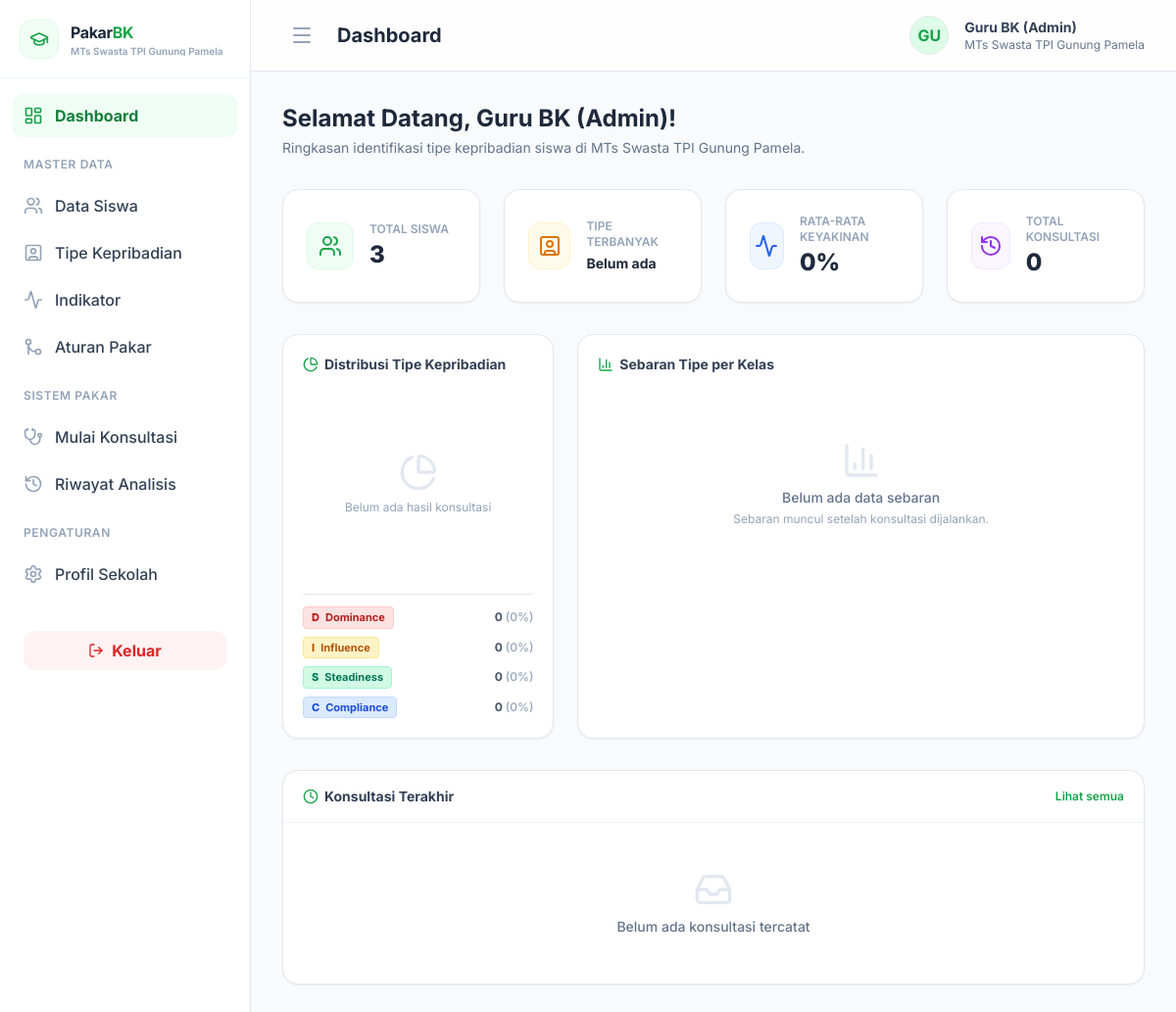
Screenshot of /index.php?page=dashboard (signed in) with the database file from the repository.
### tables this page shows
CREATE TABLE `kepribadian` (
  `id_kepribadian` int NOT NULL AUTO_INCREMENT,
  `kode`           varchar(5)  NOT NULL,
  `kode_rule`      varchar(5)  NOT NULL,
  `tipe`           enum('D','I','S','C') NOT NULL,
  `nama`           varchar(50) NOT NULL,
  `deskripsi`      text,
  `rekomendasi`    text,
  `id_admin`       int      NULL,
  `created_at`     datetime NOT NULL DEFAULT CURRENT_TIMESTAMP,
  `updated_at`     datetime NOT NULL DEFAULT CURRENT_TIMESTAMP ON UPDATE CURRENT_TIMESTAMP,
  PRIMARY KEY (`id_kepribadian`),
  UNIQUE KEY `kode` (`kode`),
  UNIQUE KEY `kode_rule` (`kode_rule`),
  UNIQUE KEY `tipe` (`tipe`),
  KEY `id_admin` (`id_admin`),
  CONSTRAINT `kepribadian_ibfk_admin` FOREIGN KEY (`id_admin`) REFERENCES `admin` (`id_admin`) ON DELETE SET NULL
);

### config/koneksi.php (called while the page is built, shortened)
<?php
spl_autoload_register(function ($class_name) {
    $file = __DIR__ . '/../models/' . $class_name . '.php';
});

### models/Konsultasi.php (called while the page is built, shortened)
<?php
class Konsultasi
{
    private $db;
    public function __construct($db)
    {
        $this->db = $db;
    }
    public function getStats()
    {
        $stats = [];
        $stats['siswa']       = $this->db->query("SELECT COUNT(*) as total FROM siswa")->fetch()['total'];
        $stats['kepribadian'] = $this->db->query("SELECT COUNT(*) as total FROM kepribadian")->fetch()['total'];
        $stats['gejala']      = $this->db->query("SELECT COUNT(*) as total FROM gejala")->fetch()['total'];
        $stats['konsultasi']  = $this->db->query("SELECT COUNT(*) as total FROM riwayat_konsultasi")->fetch()['total'];
        return $stats;
    }
}

### pages/dashboard.php (the view, shortened to what this page needs)
<?php
$konsultasiModel  = new Konsultasi($db);
$stats = $konsultasiModel->getStats();
$jml_siswa       = $stats['siswa'];
$jml_konsultasi  = $stats['konsultasi'];
$stmtAvg = $db->query("SELECT AVG(nilai_persentase) as rata_rata FROM hasil_konsultasi");
$rata_rata_keyakinan = round($stmtAvg->fetch()['rata_rata'] ?? 0, 1);
$stmtDist = $db->query("
    SELECT k.id_kepribadian, k.kode, k.tipe, k.nama, COUNT(h.id_hasil) AS jumlah
      FROM kepribadian k
      LEFT JOIN hasil_konsultasi h ON h.id_kepribadian = k.id_kepribadian
     GROUP BY k.id_kepribadian, k.kode, k.tipe, k.nama
     ORDER BY k.kode ASC
");
$distribusi = $stmtDist->fetchAll();
$totalTerdiagnosis = 0;
foreach ($distribusi as $d) {
    $totalTerdiagnosis += (int) $d['jumlah'];
}
$tipe_dominan = 'Belum ada';
$jumlahTertinggi = 0;
if ($jumlahTertinggi === 0) {
    $tipe_dominan = 'Belum ada';
}
$perKelas = [];
$stmtTerakhir = $db->query("
    SELECT r.id_konsultasi, r.tanggal, s.nama_siswa, s.kelas, s.nis,
           h.nilai_persentase, k.kode, k.tipe, k.nama AS nama_kepribadian
      FROM riwayat_konsultasi r
      JOIN siswa s            ON r.id_siswa       = s.id_siswa
      JOIN hasil_konsultasi h ON r.id_konsultasi  = h.id_konsultasi
      JOIN kepribadian k      ON h.id_kepribadian = k.id_kepribadian
     ORDER BY r.tanggal DESC
     LIMIT 5
");
$dataTerakhir = $stmtTerakhir->fetchAll();
$warnaTipe = [
    'D' => ['hex' => '#ef4444', 'cls' => 'bg-red-100 text-red-700 border-red-200'],
    'I' => ['hex' => '#f59e0b', 'cls' => 'bg-amber-100 text-amber-700 border-amber-200'],
    'S' => ['hex' => '#10b981', 'cls' => 'bg-emerald-100 text-emerald-700 border-emerald-200'],
    'C' => ['hex' => '#3b82f6', 'cls' => 'bg-blue-100 text-blue-700 border-blue-200'],
];
?>
<div class="mb-8">
    <h2 class="text-2xl font-bold text-slate-800">Selamat Datang, <?= htmlspecialchars($GLOBALS['admin_profile']['nama_lengkap'] ?? 'Guru BK') ?>!</h2>
    <p class="text-slate-500 mt-1 text-sm">Ringkasan identifikasi tipe kepribadian siswa di <?= htmlspecialchars($GLOBALS['admin_profile']['nama_sekolah'] ?? 'sekolah') ?>.</p>
</div>
<div class="grid grid-cols-1 md:grid-cols-2 lg:grid-cols-4 gap-6 mb-8">
    <div class="bg-white p-6 rounded-2xl border border-slate-200 shadow-sm flex items-center">
        <div class="w-12 h-12 rounded-xl bg-brand-50 flex items-center justify-center text-brand-600 mr-4 border border-brand-100">
            <i data-lucide="users" class="w-6 h-6"></i>
        </div>
        <div>
            <p class="text-xs font-semibold text-slate-400 uppercase">Total Siswa</p>
            <h3 class="text-2xl font-extrabold text-slate-800 mt-0.5"><?= $jml_siswa ?></h3>
        </div>
    </div>
    <div class="bg-white p-6 rounded-2xl border border-slate-200 shadow-sm flex items-center">
        <div class="w-12 h-12 rounded-xl bg-amber-50 flex items-center justify-center text-amber-600 mr-4 border border-amber-100">
            <i data-lucide="user-square" class="w-6 h-6"></i>
        </div>
        <div class="overflow-hidden">
            <p class="text-xs font-semibold text-slate-400 uppercase">Tipe Terbanyak</p>
            <h3 class="text-sm font-bold text-slate-800 mt-1 truncate" title="<?= htmlspecialchars($tipe_dominan) ?>"><?= htmlspecialchars($tipe_dominan) ?></h3>
        </div>
    </div>
    <div class="bg-white p-6 rounded-2xl border border-slate-200 shadow-sm flex items-center">
        <div class="w-12 h-12 rounded-xl bg-blue-50 flex items-center justify-center text-blue-600 mr-4 border border-blue-100">
            <i data-lucide="activity" class="w-6 h-6"></i>
        </div>
        <div>
            <p class="text-xs font-semibold text-slate-400 uppercase">Rata-rata Keyakinan</p>
            <h3 class="text-2xl font-extrabold text-slate-800 mt-0.5"><?= $rata_rata_keyakinan ?>%</h3>
        </div>
    </div>
    <div class="bg-white p-6 rounded-2xl border border-slate-200 shadow-sm flex items-center">
        <div class="w-12 h-12 rounded-xl bg-purple-50 flex items-center justify-center text-purple-600 mr-4 border border-purple-100">
            <i data-lucide="history" class="w-6 h-6"></i>
        </div>
        <div>
            <p class="text-xs font-semibold text-slate-400 uppercase">Total Konsultasi</p>
            <h3 class="text-2xl font-extrabold text-slate-800 mt-0.5"><?= $jml_konsultasi ?></h3>
        </div>
    </div>
</div>
<div class="grid grid-cols-1 lg:grid-cols-3 gap-6 mb-8">
    <div class="bg-white p-5 rounded-2xl border border-slate-200 shadow-sm">
        <h3 class="text-sm font-bold text-slate-700 mb-4 flex items-center gap-1.5">
            <i data-lucide="pie-chart" class="w-4 h-4 text-brand-600"></i> Distribusi Tipe Kepribadian
        </h3>
        <?php if($totalTerdiagnosis > 0): ?>
        <div class="relative w-full h-48 flex items-center justify-center">
            <canvas id="tipeChart"></canvas>
        </div>
        <?php else: ?>
        <div class="h-48 flex flex-col items-center justify-center text-center">
            <i data-lucide="pie-chart" class="w-10 h-10 text-slate-200 mb-2"></i>
            <p class="text-xs text-slate-400">Belum ada hasil konsultasi</p>
        </div>
        <?php endif; ?>
        <div class="mt-4 border-t pt-3 space-y-2">
            <?php foreach($distribusi as $d):
                $persen = $totalTerdiagnosis > 0 ? round($d['jumlah'] / $totalTerdiagnosis * 100, 1) : 0;
                $cls    = $warnaTipe[$d['tipe']]['cls'] ?? 'bg-slate-100 text-slate-600 border-slate-200';
            ?>
            <div class="flex justify-between items-center">
                <span class="inline-flex items-center gap-1.5 px-2 py-0.5 rounded text-[11px] font-bold border <?= $cls ?>">
                    <span class="font-extrabold"><?= $d['tipe'] ?></span> <?= htmlspecialchars($d['nama']) ?>
                </span>
                <span class="text-xs font-bold text-slate-600"><?= $d['jumlah'] ?> <span class="text-slate-400 font-medium">(<?= $persen ?>%)</span></span>
            </div>
            <?php endforeach; ?>
        </div>
    </div>
    <div class="bg-white p-5 rounded-2xl border border-slate-200 shadow-sm lg:col-span-2">
        <h3 class="text-sm font-bold text-slate-700 mb-4 flex items-center gap-1.5">
            <i data-lucide="bar-chart-3" class="w-4 h-4 text-brand-600"></i> Sebaran Tipe per Kelas
        </h3>
        <?php if(count($perKelas) > 0): ?>
        <div class="overflow-x-auto">
            <table class="w-full text-left border-collapse text-sm">
                <thead>
                    <tr class="bg-slate-50 border-b border-slate-100">
                        <th class="px-4 py-2 text-xs font-bold text-slate-500 uppercase">Kelas</th>
                        <?php foreach(['D','I','S','C'] as $t): ?>
                        <th class="px-4 py-2 text-xs font-bold text-slate-500 uppercase text-center w-16"><?= $t ?></th>
                        <?php endforeach; ?>
                        <th class="px-4 py-2 text-xs font-bold text-slate-500 uppercase text-center w-20">Total</th>
                    </tr>
                </thead>
                <tbody class="divide-y divide-slate-50">
                    <?php foreach($perKelas as $kelas => $baris):
                        $totalKelas = array_sum($baris);
                    ?>
                    <tr class="hover:bg-slate-50/60">
                        <td class="px-4 py-2.5 font-semibold text-slate-700"><?= htmlspecialchars($kelas) ?></td>
                        <?php foreach(['D','I','S','C'] as $t):
                            $n = $baris[$t] ?? 0;
                        ?>
                        <td class="px-4 py-2.5 text-center <?= $n > 0 ? 'font-bold text-slate-700' : 'text-slate-300' ?>"><?= $n ?></td>
                        <?php endforeach; ?>
                        <td class="px-4 py-2.5 text-center font-bold text-brand-700"><?= $totalKelas ?></td>
                    </tr>
                    <?php endforeach; ?>
                </tbody>
            </table>
        </div>
        <p class="text-[11px] text-slate-400 mt-3">Tabel ini dapat langsung dipakai sebagai bahan pembahasan sebaran kepribadian per rombongan belajar.</p>
        <?php else: ?>
        <div class="h-48 flex flex-col items-center justify-center text-center">
            <i data-lucide="bar-chart-3" class="w-10 h-10 text-slate-200 mb-2"></i>
            <p class="text-sm text-slate-500 font-medium">Belum ada data sebaran</p>
            <p class="text-xs text-slate-400 mt-1">Sebaran muncul setelah konsultasi dijalankan.</p>
        </div>
        <?php endif; ?>
    </div>
</div>
<div class="bg-white rounded-2xl border border-slate-200 shadow-sm overflow-hidden mb-8">
    <div class="px-5 py-4 border-b border-slate-100 flex justify-between items-center">
        <h3 class="text-sm font-bold text-slate-700 flex items-center gap-1.5">
            <i data-lucide="clock" class="w-4 h-4 text-brand-600"></i> Konsultasi Terakhir
        </h3>
        <a href="index.php?page=riwayat" class="text-xs font-semibold text-brand-600 hover:text-brand-700">Lihat semua</a>
    </div>
    <?php if(count($dataTerakhir) > 0): ?>
    <div class="overflow-x-auto">
        <table class="w-full text-left border-collapse text-sm">
            <thead>
                <tr class="bg-slate-50 border-b border-slate-100">
                    <th class="px-5 py-2.5 text-xs font-bold text-slate-500 uppercase">Siswa</th>
                    <th class="px-5 py-2.5 text-xs font-bold text-slate-500 uppercase w-28">Kelas</th>
                    <th class="px-5 py-2.5 text-xs font-bold text-slate-500 uppercase">Kecenderungan</th>
                    <th class="px-5 py-2.5 text-xs font-bold text-slate-500 uppercase text-center w-28">Keyakinan</th>
                    <th class="px-5 py-2.5 text-xs font-bold text-slate-500 uppercase w-40">Tanggal</th>
                </tr>
            </thead>
            <tbody class="divide-y divide-slate-50">
                <?php foreach($dataTerakhir as $row):
                    $cls = $warnaTipe[$row['tipe']]['cls'] ?? 'bg-slate-100 text-slate-600 border-slate-200';
                ?>
                <tr class="hover:bg-slate-50/60">
                    <td class="px-5 py-3">
                        <p class="font-semibold text-slate-800"><?= htmlspecialchars($row['nama_siswa']) ?></p>
                        <p class="text-[11px] text-slate-400">NIS <?= htmlspecialchars($row['nis']) ?></p>
                    </td>
                    <td class="px-5 py-3 text-slate-600"><?= htmlspecialchars($row['kelas']) ?></td>
                    <td class="px-5 py-3">
                        <span class="inline-flex items-center gap-1.5 px-2 py-0.5 rounded text-[11px] font-bold border <?= $cls ?>">
                            <span class="font-extrabold"><?= $row['tipe'] ?></span> <?= htmlspecialchars($row['nama_kepribadian']) ?>
                        </span>
                    </td>
                    <td class="px-5 py-3 text-center font-bold text-slate-700"><?= $row['nilai_persentase'] ?>%</td>
                    <td class="px-5 py-3 text-xs text-slate-500"><?= date('d M Y, H:i', strtotime($row['tanggal'])) ?></td>
                </tr>
                <?php endforeach; ?>
            </tbody>
        </table>
    </div>
    <?php else: ?>
    <div class="px-5 py-12 text-center">
        <i data-lucide="inbox" class="w-10 h-10 text-slate-200 mb-2 inline-block"></i>
        <p class="text-sm text-slate-500 font-medium">Belum ada konsultasi tercatat</p>
    </div>
    <?php endif; ?>
</div>

### layouts/header.php (style rules this page uses)
body { background-color: #f8fafc; }

### rows the page displays
kepribadian: tipe "D", nama "Dominance", jumlah "0", persen "0"
kepribadian: tipe "I", nama "Influence", jumlah "0", persen "0"
kepribadian: tipe "S", nama "Steadiness", jumlah "0", persen "0"
kepribadian: tipe "C", nama "Compliance", jumlah "0", persen "0"

### other values shown
$GLOBALS['admin_profile']['nama_sekolah'] "MTs Swasta TPI Gunung Pamela"
substr($GLOBALS['admin_profile']['nama_lengkap'] ?? 'BK', 0, 2) "GU"
$GLOBALS['admin_profile']['nama_lengkap'] "Guru BK (Admin)"
$jml_siswa "3"
$tipe_dominan "Belum ada"
$rata_rata_keyakinan "0"
$jml_konsultasi "0"
